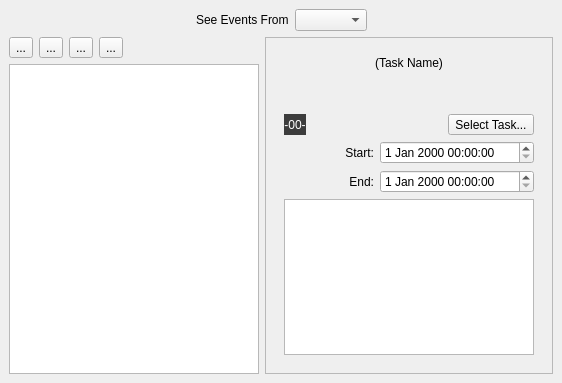
<ui version="4.0" >
 <class>EventEditor</class>
 <widget class="QDialog" name="EventEditor" >
  <property name="geometry" >
   <rect>
    <x>0</x>
    <y>0</y>
    <width>562</width>
    <height>383</height>
   </rect>
  </property>
  <property name="windowTitle" >
   <string>Event Editor</string>
  </property>
  <layout class="QGridLayout" >
   <property name="margin" >
    <number>9</number>
   </property>
   <property name="spacing" >
    <number>6</number>
   </property>
   <item row="1" column="1" >
    <widget class="QFrame" name="frame" >
     <property name="frameShape" >
      <enum>QFrame::StyledPanel</enum>
     </property>
     <property name="frameShadow" >
      <enum>QFrame::Raised</enum>
     </property>
     <layout class="QVBoxLayout" >
      <property name="margin" >
       <number>9</number>
      </property>
      <property name="spacing" >
       <number>6</number>
      </property>
      <item>
       <widget class="QStackedWidget" name="stackedWidget" >
        <property name="currentIndex" >
         <number>0</number>
        </property>
        <widget class="QWidget" name="pageEvent" >
         <layout class="QGridLayout" >
          <property name="margin" >
           <number>9</number>
          </property>
          <property name="spacing" >
           <number>6</number>
          </property>
          <item row="1" column="0" >
           <widget class="QLabel" name="labelWeekNumber" >
            <property name="sizePolicy" >
             <sizepolicy>
              <hsizetype>4</hsizetype>
              <vsizetype>5</vsizetype>
              <horstretch>0</horstretch>
              <verstretch>0</verstretch>
             </sizepolicy>
            </property>
            <property name="palette" >
             <palette>
              <active>
               <colorrole role="WindowText" >
                <brush brushstyle="SolidPattern" >
                 <color alpha="255" >
                  <red>255</red>
                  <green>255</green>
                  <blue>255</blue>
                 </color>
                </brush>
               </colorrole>
               <colorrole role="Button" >
                <brush brushstyle="SolidPattern" >
                 <color alpha="255" >
                  <red>60</red>
                  <green>60</green>
                  <blue>60</blue>
                 </color>
                </brush>
               </colorrole>
               <colorrole role="Light" >
                <brush brushstyle="SolidPattern" >
                 <color alpha="255" >
                  <red>90</red>
                  <green>90</green>
                  <blue>90</blue>
                 </color>
                </brush>
               </colorrole>
               <colorrole role="Midlight" >
                <brush brushstyle="SolidPattern" >
                 <color alpha="255" >
                  <red>75</red>
                  <green>75</green>
                  <blue>75</blue>
                 </color>
                </brush>
               </colorrole>
               <colorrole role="Dark" >
                <brush brushstyle="SolidPattern" >
                 <color alpha="255" >
                  <red>30</red>
                  <green>30</green>
                  <blue>30</blue>
                 </color>
                </brush>
               </colorrole>
               <colorrole role="Mid" >
                <brush brushstyle="SolidPattern" >
                 <color alpha="255" >
                  <red>40</red>
                  <green>40</green>
                  <blue>40</blue>
                 </color>
                </brush>
               </colorrole>
               <colorrole role="Text" >
                <brush brushstyle="SolidPattern" >
                 <color alpha="255" >
                  <red>255</red>
                  <green>255</green>
                  <blue>255</blue>
                 </color>
                </brush>
               </colorrole>
               <colorrole role="BrightText" >
                <brush brushstyle="SolidPattern" >
                 <color alpha="255" >
                  <red>255</red>
                  <green>255</green>
                  <blue>255</blue>
                 </color>
                </brush>
               </colorrole>
               <colorrole role="ButtonText" >
                <brush brushstyle="SolidPattern" >
                 <color alpha="255" >
                  <red>255</red>
                  <green>255</green>
                  <blue>255</blue>
                 </color>
                </brush>
               </colorrole>
               <colorrole role="Base" >
                <brush brushstyle="SolidPattern" >
                 <color alpha="255" >
                  <red>0</red>
                  <green>0</green>
                  <blue>0</blue>
                 </color>
                </brush>
               </colorrole>
               <colorrole role="Window" >
                <brush brushstyle="SolidPattern" >
                 <color alpha="255" >
                  <red>60</red>
                  <green>60</green>
                  <blue>60</blue>
                 </color>
                </brush>
               </colorrole>
               <colorrole role="Shadow" >
                <brush brushstyle="SolidPattern" >
                 <color alpha="255" >
                  <red>0</red>
                  <green>0</green>
                  <blue>0</blue>
                 </color>
                </brush>
               </colorrole>
               <colorrole role="AlternateBase" >
                <brush brushstyle="SolidPattern" >
                 <color alpha="255" >
                  <red>30</red>
                  <green>30</green>
                  <blue>30</blue>
                 </color>
                </brush>
               </colorrole>
              </active>
              <inactive>
               <colorrole role="WindowText" >
                <brush brushstyle="SolidPattern" >
                 <color alpha="255" >
                  <red>255</red>
                  <green>255</green>
                  <blue>255</blue>
                 </color>
                </brush>
               </colorrole>
               <colorrole role="Button" >
                <brush brushstyle="SolidPattern" >
                 <color alpha="255" >
                  <red>60</red>
                  <green>60</green>
                  <blue>60</blue>
                 </color>
                </brush>
               </colorrole>
               <colorrole role="Light" >
                <brush brushstyle="SolidPattern" >
                 <color alpha="255" >
                  <red>90</red>
                  <green>90</green>
                  <blue>90</blue>
                 </color>
                </brush>
               </colorrole>
               <colorrole role="Midlight" >
                <brush brushstyle="SolidPattern" >
                 <color alpha="255" >
                  <red>75</red>
                  <green>75</green>
                  <blue>75</blue>
                 </color>
                </brush>
               </colorrole>
               <colorrole role="Dark" >
                <brush brushstyle="SolidPattern" >
                 <color alpha="255" >
                  <red>30</red>
                  <green>30</green>
                  <blue>30</blue>
                 </color>
                </brush>
               </colorrole>
               <colorrole role="Mid" >
                <brush brushstyle="SolidPattern" >
                 <color alpha="255" >
                  <red>40</red>
                  <green>40</green>
                  <blue>40</blue>
                 </color>
                </brush>
               </colorrole>
               <colorrole role="Text" >
                <brush brushstyle="SolidPattern" >
                 <color alpha="255" >
                  <red>255</red>
                  <green>255</green>
                  <blue>255</blue>
                 </color>
                </brush>
               </colorrole>
               <colorrole role="BrightText" >
                <brush brushstyle="SolidPattern" >
                 <color alpha="255" >
                  <red>255</red>
                  <green>255</green>
                  <blue>255</blue>
                 </color>
                </brush>
               </colorrole>
               <colorrole role="ButtonText" >
                <brush brushstyle="SolidPattern" >
                 <color alpha="255" >
                  <red>255</red>
                  <green>255</green>
                  <blue>255</blue>
                 </color>
                </brush>
               </colorrole>
               <colorrole role="Base" >
                <brush brushstyle="SolidPattern" >
                 <color alpha="255" >
                  <red>0</red>
                  <green>0</green>
                  <blue>0</blue>
                 </color>
                </brush>
               </colorrole>
               <colorrole role="Window" >
                <brush brushstyle="SolidPattern" >
                 <color alpha="255" >
                  <red>60</red>
                  <green>60</green>
                  <blue>60</blue>
                 </color>
                </brush>
               </colorrole>
               <colorrole role="Shadow" >
                <brush brushstyle="SolidPattern" >
                 <color alpha="255" >
                  <red>0</red>
                  <green>0</green>
                  <blue>0</blue>
                 </color>
                </brush>
               </colorrole>
               <colorrole role="AlternateBase" >
                <brush brushstyle="SolidPattern" >
                 <color alpha="255" >
                  <red>30</red>
                  <green>30</green>
                  <blue>30</blue>
                 </color>
                </brush>
               </colorrole>
              </inactive>
              <disabled>
               <colorrole role="WindowText" >
                <brush brushstyle="SolidPattern" >
                 <color alpha="255" >
                  <red>30</red>
                  <green>30</green>
                  <blue>30</blue>
                 </color>
                </brush>
               </colorrole>
               <colorrole role="Button" >
                <brush brushstyle="SolidPattern" >
                 <color alpha="255" >
                  <red>60</red>
                  <green>60</green>
                  <blue>60</blue>
                 </color>
                </brush>
               </colorrole>
               <colorrole role="Light" >
                <brush brushstyle="SolidPattern" >
                 <color alpha="255" >
                  <red>90</red>
                  <green>90</green>
                  <blue>90</blue>
                 </color>
                </brush>
               </colorrole>
               <colorrole role="Midlight" >
                <brush brushstyle="SolidPattern" >
                 <color alpha="255" >
                  <red>75</red>
                  <green>75</green>
                  <blue>75</blue>
                 </color>
                </brush>
               </colorrole>
               <colorrole role="Dark" >
                <brush brushstyle="SolidPattern" >
                 <color alpha="255" >
                  <red>30</red>
                  <green>30</green>
                  <blue>30</blue>
                 </color>
                </brush>
               </colorrole>
               <colorrole role="Mid" >
                <brush brushstyle="SolidPattern" >
                 <color alpha="255" >
                  <red>40</red>
                  <green>40</green>
                  <blue>40</blue>
                 </color>
                </brush>
               </colorrole>
               <colorrole role="Text" >
                <brush brushstyle="SolidPattern" >
                 <color alpha="255" >
                  <red>30</red>
                  <green>30</green>
                  <blue>30</blue>
                 </color>
                </brush>
               </colorrole>
               <colorrole role="BrightText" >
                <brush brushstyle="SolidPattern" >
                 <color alpha="255" >
                  <red>255</red>
                  <green>255</green>
                  <blue>255</blue>
                 </color>
                </brush>
               </colorrole>
               <colorrole role="ButtonText" >
                <brush brushstyle="SolidPattern" >
                 <color alpha="255" >
                  <red>30</red>
                  <green>30</green>
                  <blue>30</blue>
                 </color>
                </brush>
               </colorrole>
               <colorrole role="Base" >
                <brush brushstyle="SolidPattern" >
                 <color alpha="255" >
                  <red>60</red>
                  <green>60</green>
                  <blue>60</blue>
                 </color>
                </brush>
               </colorrole>
               <colorrole role="Window" >
                <brush brushstyle="SolidPattern" >
                 <color alpha="255" >
                  <red>60</red>
                  <green>60</green>
                  <blue>60</blue>
                 </color>
                </brush>
               </colorrole>
               <colorrole role="Shadow" >
                <brush brushstyle="SolidPattern" >
                 <color alpha="255" >
                  <red>0</red>
                  <green>0</green>
                  <blue>0</blue>
                 </color>
                </brush>
               </colorrole>
               <colorrole role="AlternateBase" >
                <brush brushstyle="SolidPattern" >
                 <color alpha="255" >
                  <red>60</red>
                  <green>60</green>
                  <blue>60</blue>
                 </color>
                </brush>
               </colorrole>
              </disabled>
             </palette>
            </property>
            <property name="toolTip" >
             <string>Week Number</string>
            </property>
            <property name="autoFillBackground" >
             <bool>true</bool>
            </property>
            <property name="text" >
             <string>-00-</string>
            </property>
            <property name="alignment" >
             <set>Qt::AlignCenter</set>
            </property>
           </widget>
          </item>
          <item row="1" column="1" colspan="2" >
           <spacer>
            <property name="orientation" >
             <enum>Qt::Horizontal</enum>
            </property>
            <property name="sizeHint" >
             <size>
              <width>40</width>
              <height>20</height>
             </size>
            </property>
           </spacer>
          </item>
          <item row="3" column="0" colspan="2" >
           <widget class="QLabel" name="label_2" >
            <property name="text" >
             <string>End:</string>
            </property>
            <property name="alignment" >
             <set>Qt::AlignRight|Qt::AlignTrailing|Qt::AlignVCenter</set>
            </property>
           </widget>
          </item>
          <item row="2" column="2" colspan="2" >
           <widget class="QDateTimeEdit" name="dateTimeStart" >
            <property name="calendarPopup" >
             <bool>false</bool>
            </property>
           </widget>
          </item>
          <item row="2" column="0" colspan="2" >
           <widget class="QLabel" name="label_3" >
            <property name="text" >
             <string>Start:</string>
            </property>
            <property name="alignment" >
             <set>Qt::AlignRight|Qt::AlignTrailing|Qt::AlignVCenter</set>
            </property>
           </widget>
          </item>
          <item row="4" column="0" colspan="4" >
           <widget class="QTextEdit" name="textEditComment" >
            <property name="sizePolicy" >
             <sizepolicy>
              <hsizetype>7</hsizetype>
              <vsizetype>7</vsizetype>
              <horstretch>0</horstretch>
              <verstretch>3</verstretch>
             </sizepolicy>
            </property>
            <property name="acceptRichText" >
             <bool>false</bool>
            </property>
           </widget>
          </item>
          <item row="3" column="2" colspan="2" >
           <widget class="QDateTimeEdit" name="dateTimeEnd" >
            <property name="calendarPopup" >
             <bool>false</bool>
            </property>
           </widget>
          </item>
          <item row="0" column="0" colspan="4" >
           <widget class="QLabel" name="labelTaskName" >
            <property name="sizePolicy" >
             <sizepolicy>
              <hsizetype>5</hsizetype>
              <vsizetype>7</vsizetype>
              <horstretch>0</horstretch>
              <verstretch>1</verstretch>
             </sizepolicy>
            </property>
            <property name="text" >
             <string>(Task Name)</string>
            </property>
            <property name="alignment" >
             <set>Qt::AlignHCenter|Qt::AlignTop</set>
            </property>
            <property name="wordWrap" >
             <bool>true</bool>
            </property>
           </widget>
          </item>
          <item row="1" column="3" >
           <widget class="QToolButton" name="buttonSelectTask" >
            <property name="text" >
             <string>Select Task...</string>
            </property>
           </widget>
          </item>
         </layout>
        </widget>
        <widget class="QWidget" name="pageNoEvent" >
         <layout class="QVBoxLayout" >
          <property name="margin" >
           <number>9</number>
          </property>
          <property name="spacing" >
           <number>6</number>
          </property>
          <item>
           <widget class="QLabel" name="labelNoEvent" >
            <property name="text" >
             <string>&lt;html>&lt;head>&lt;meta name="qrichtext" content="1" />&lt;style type="text/css">
p, li { white-space: pre-wrap; }
&lt;/style>&lt;/head>&lt;body style=" font-family:'Lucida Grande'; font-size:13pt; font-weight:400; font-style:normal; text-decoration:none;">
&lt;p style=" margin-top:0px; margin-bottom:0px; margin-left:0px; margin-right:0px; -qt-block-indent:0; text-indent:0px;">&lt;span style=" font-size:20pt; font-style:italic;">No Event Selected.&lt;/span>&lt;/p>&lt;/body>&lt;/html></string>
            </property>
            <property name="alignment" >
             <set>Qt::AlignCenter</set>
            </property>
            <property name="wordWrap" >
             <bool>true</bool>
            </property>
           </widget>
          </item>
         </layout>
        </widget>
       </widget>
      </item>
     </layout>
    </widget>
   </item>
   <item row="0" column="0" colspan="2" >
    <layout class="QHBoxLayout" >
     <property name="margin" >
      <number>0</number>
     </property>
     <property name="spacing" >
      <number>6</number>
     </property>
     <item>
      <spacer>
       <property name="orientation" >
        <enum>Qt::Horizontal</enum>
       </property>
       <property name="sizeHint" >
        <size>
         <width>40</width>
         <height>20</height>
        </size>
       </property>
      </spacer>
     </item>
     <item>
      <widget class="QLabel" name="label" >
       <property name="text" >
        <string>See Events From</string>
       </property>
      </widget>
     </item>
     <item>
      <widget class="QComboBox" name="comboBox" />
     </item>
     <item>
      <spacer>
       <property name="orientation" >
        <enum>Qt::Horizontal</enum>
       </property>
       <property name="sizeHint" >
        <size>
         <width>40</width>
         <height>20</height>
        </size>
       </property>
      </spacer>
     </item>
    </layout>
   </item>
   <item row="1" column="0" >
    <layout class="QVBoxLayout" >
     <property name="margin" >
      <number>0</number>
     </property>
     <property name="spacing" >
      <number>6</number>
     </property>
     <item>
      <layout class="QHBoxLayout" >
       <property name="margin" >
        <number>0</number>
       </property>
       <property name="spacing" >
        <number>6</number>
       </property>
       <item>
        <widget class="QToolButton" name="toolButtonPrevious" >
         <property name="text" >
          <string>...</string>
         </property>
         <property name="autoRepeat" >
          <bool>true</bool>
         </property>
        </widget>
       </item>
       <item>
        <widget class="QToolButton" name="toolButtonNext" >
         <property name="text" >
          <string>...</string>
         </property>
         <property name="autoRepeat" >
          <bool>true</bool>
         </property>
        </widget>
       </item>
       <item>
        <widget class="QToolButton" name="toolButtonNewEvent" >
         <property name="text" >
          <string>...</string>
         </property>
        </widget>
       </item>
       <item>
        <widget class="QToolButton" name="toolButtonDeleteEvent" >
         <property name="text" >
          <string>...</string>
         </property>
        </widget>
       </item>
       <item>
        <spacer>
         <property name="orientation" >
          <enum>Qt::Horizontal</enum>
         </property>
         <property name="sizeHint" >
          <size>
           <width>40</width>
           <height>20</height>
          </size>
         </property>
        </spacer>
       </item>
       <item>
        <widget class="QLabel" name="labelTotal" >
         <property name="text" >
          <string/>
         </property>
        </widget>
       </item>
      </layout>
     </item>
     <item>
      <widget class="QListView" name="listView" >
       <property name="alternatingRowColors" >
        <bool>true</bool>
       </property>
      </widget>
     </item>
    </layout>
   </item>
  </layout>
 </widget>
 <tabstops>
  <tabstop>listView</tabstop>
  <tabstop>toolButtonPrevious</tabstop>
  <tabstop>toolButtonNext</tabstop>
  <tabstop>toolButtonNewEvent</tabstop>
  <tabstop>toolButtonDeleteEvent</tabstop>
  <tabstop>buttonSelectTask</tabstop>
  <tabstop>dateTimeStart</tabstop>
  <tabstop>dateTimeEnd</tabstop>
  <tabstop>textEditComment</tabstop>
  <tabstop>comboBox</tabstop>
 </tabstops>
 <resources/>
 <connections/>
</ui>
